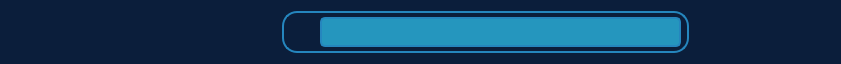
     <widget class="QFrame" name="frm_header">
      <property name="geometry">
       <rect>
        <x>0</x>
        <y>0</y>
        <width>841</width>
        <height>64</height>
       </rect>
      </property>
      <property name="minimumSize">
       <size>
        <width>0</width>
        <height>50</height>
       </size>
      </property>
      <property name="styleSheet">
       <string notr="true">/* FRAME STYLE */

QFrame{
	background-color:#0b1e3b;
	border-top-left-radius: 15px;
	border-top-right-radius: 15px;
	border-bottom-left-radius: 0px;
	border-bottom-right-radius: 00-px;
}

/* BUTTON STYLE */
QPushButton{
	background-color: #0b1e3b;
	color: #2596be;
	border-radius: 5px;
	padding: 8px 10px; /* Adjust the padding for the pop-up effect */
	box-shadow: 2px 2px 5px rgba(0, 0, 0, 0.2); /* Add a box shadow for the pop-up effect */
}

QPushButton:hover{
	background-color: qlineargradient(spread:pad, x1:0, y1:0.505682, x2:1, y2:0.477, stop:0 rgba(37, 150, 190, 200), stop:1 rgba(85, 98, 112, 226));
}

QPushButton:pressed{
	padding-left: 8px;
	padding-top: 10px;
	background-color: rgba(105, 118, 132, 200);
	box-shadow: none; /* Remove the box shadow when pressed */
}

QLineEdit{
color:#0b1e3b;;
background-color:#2596be;
border-radius: 5px;
border:2px solid #2586be;

}



</string>
      </property>
      <property name="frameShape">
       <enum>QFrame::StyledPanel</enum>
      </property>
      <property name="frameShadow">
       <enum>QFrame::Raised</enum>
      </property>
      <layout class="QHBoxLayout" name="horizontalLayout_4">
       <item>
        <widget class="QFrame" name="frm_contact_info">
         <property name="styleSheet">
          <string notr="true"/>
         </property>
         <property name="frameShape">
          <enum>QFrame::StyledPanel</enum>
         </property>
         <property name="frameShadow">
          <enum>QFrame::Raised</enum>
         </property>
         <layout class="QHBoxLayout" name="horizontalLayout_3">
          <property name="spacing">
           <number>0</number>
          </property>
          <property name="leftMargin">
           <number>5</number>
          </property>
          <property name="topMargin">
           <number>0</number>
          </property>
          <property name="rightMargin">
           <number>0</number>
          </property>
          <property name="bottomMargin">
           <number>0</number>
          </property>
          <item>
           <widget class="QPushButton" name="btn_github">
            <property name="sizePolicy">
             <sizepolicy hsizetype="Minimum" vsizetype="Fixed">
              <horstretch>0</horstretch>
              <verstretch>0</verstretch>
             </sizepolicy>
            </property>
            <property name="minimumSize">
             <size>
              <width>65</width>
              <height>45</height>
             </size>
            </property>
            <property name="maximumSize">
             <size>
              <width>65</width>
              <height>45</height>
             </size>
            </property>
            <property name="cursor">
             <cursorShape>PointingHandCursor</cursorShape>
            </property>
            <property name="text">
             <string/>
            </property>
            <property name="icon">
             <iconset resource="Icons/bookstore.qrc">
              <normaloff>:/Icons/github.svg</normaloff>:/Icons/github.svg</iconset>
            </property>
            <property name="iconSize">
             <size>
              <width>40</width>
              <height>40</height>
             </size>
            </property>
           </widget>
          </item>
          <item>
           <widget class="QPushButton" name="btn_linkedin">
            <property name="sizePolicy">
             <sizepolicy hsizetype="Minimum" vsizetype="Fixed">
              <horstretch>0</horstretch>
              <verstretch>0</verstretch>
             </sizepolicy>
            </property>
            <property name="minimumSize">
             <size>
              <width>65</width>
              <height>45</height>
             </size>
            </property>
            <property name="maximumSize">
             <size>
              <width>65</width>
              <height>45</height>
             </size>
            </property>
            <property name="cursor">
             <cursorShape>PointingHandCursor</cursorShape>
            </property>
            <property name="text">
             <string/>
            </property>
            <property name="icon">
             <iconset resource="Icons/bookstore.qrc">
              <normaloff>:/Icons/linkedin.svg</normaloff>:/Icons/linkedin.svg</iconset>
            </property>
            <property name="iconSize">
             <size>
              <width>40</width>
              <height>40</height>
             </size>
            </property>
           </widget>
          </item>
          <item>
           <widget class="QPushButton" name="btn_cv">
            <property name="minimumSize">
             <size>
              <width>65</width>
              <height>45</height>
             </size>
            </property>
            <property name="maximumSize">
             <size>
              <width>65</width>
              <height>45</height>
             </size>
            </property>
            <property name="cursor">
             <cursorShape>PointingHandCursor</cursorShape>
            </property>
            <property name="text">
             <string/>
            </property>
            <property name="icon">
             <iconset resource="Icons/bookstore.qrc">
              <normaloff>:/Icons/paperclip.svg</normaloff>:/Icons/paperclip.svg</iconset>
            </property>
            <property name="iconSize">
             <size>
              <width>40</width>
              <height>40</height>
             </size>
            </property>
           </widget>
          </item>
          <item>
           <widget class="QPushButton" name="btn_email">
            <property name="minimumSize">
             <size>
              <width>65</width>
              <height>45</height>
             </size>
            </property>
            <property name="maximumSize">
             <size>
              <width>65</width>
              <height>45</height>
             </size>
            </property>
            <property name="cursor">
             <cursorShape>PointingHandCursor</cursorShape>
            </property>
            <property name="text">
             <string/>
            </property>
            <property name="icon">
             <iconset resource="Icons/bookstore.qrc">
              <normaloff>:/Icons/mail.svg</normaloff>:/Icons/mail.svg</iconset>
            </property>
            <property name="iconSize">
             <size>
              <width>40</width>
              <height>40</height>
             </size>
            </property>
           </widget>
          </item>
         </layout>
        </widget>
       </item>
       <item>
        <widget class="QFrame" name="frm_search">
         <property name="styleSheet">
          <string notr="true">QFrame{
border-radius: 15px;
border:2px solid #2586be;
}
</string>
         </property>
         <property name="frameShape">
          <enum>QFrame::StyledPanel</enum>
         </property>
         <property name="frameShadow">
          <enum>QFrame::Raised</enum>
         </property>
         <layout class="QHBoxLayout" name="horizontalLayout">
          <property name="spacing">
           <number>3</number>
          </property>
          <property name="leftMargin">
           <number>3</number>
          </property>
          <property name="topMargin">
           <number>0</number>
          </property>
          <property name="rightMargin">
           <number>6</number>
          </property>
          <property name="bottomMargin">
           <number>0</number>
          </property>
          <item>
           <widget class="QLabel" name="lbl_icon_search">
            <property name="minimumSize">
             <size>
              <width>30</width>
              <height>30</height>
             </size>
            </property>
            <property name="maximumSize">
             <size>
              <width>30</width>
              <height>30</height>
             </size>
            </property>
            <property name="styleSheet">
             <string notr="true">border-radius: 0px;
border:0px solid #2586be;

</string>
            </property>
            <property name="text">
             <string/>
            </property>
            <property name="pixmap">
             <pixmap resource="Icons/bookstore.qrc">:/Icons/search.svg</pixmap>
            </property>
            <property name="scaledContents">
             <bool>true</bool>
            </property>
           </widget>
          </item>
          <item>
           <widget class="QLineEdit" name="lineEdit_search">
            <property name="minimumSize">
             <size>
              <width>0</width>
              <height>30</height>
             </size>
            </property>
            <property name="font">
             <font>
              <pointsize>10</pointsize>
              <weight>75</weight>
              <bold>true</bold>
             </font>
            </property>
            <property name="text">
             <string/>
            </property>
           </widget>
          </item>
         </layout>
        </widget>
       </item>
       <item>
        <widget class="QFrame" name="frm_utility">
         <property name="styleSheet">
          <string notr="true"/>
         </property>
         <property name="frameShape">
          <enum>QFrame::StyledPanel</enum>
         </property>
         <property name="frameShadow">
          <enum>QFrame::Raised</enum>
         </property>
         <layout class="QHBoxLayout" name="horizontalLayout_2">
          <property name="spacing">
           <number>0</number>
          </property>
          <property name="leftMargin">
           <number>0</number>
          </property>
          <property name="topMargin">
           <number>0</number>
          </property>
          <property name="rightMargin">
           <number>5</number>
          </property>
          <property name="bottomMargin">
           <number>0</number>
          </property>
          <item>
           <widget class="QPushButton" name="btn_minimize">
            <property name="minimumSize">
             <size>
              <width>65</width>
              <height>45</height>
             </size>
            </property>
            <property name="maximumSize">
             <size>
              <width>65</width>
              <height>45</height>
             </size>
            </property>
            <property name="cursor">
             <cursorShape>PointingHandCursor</cursorShape>
            </property>
            <property name="text">
             <string/>
            </property>
            <property name="icon">
             <iconset resource="Icons/bookstore.qrc">
              <normaloff>:/Icons/chevron-down.svg</normaloff>:/Icons/chevron-down.svg</iconset>
            </property>
            <property name="iconSize">
             <size>
              <width>40</width>
              <height>40</height>
             </size>
            </property>
           </widget>
          </item>
          <item>
           <widget class="QPushButton" name="btn_close">
            <property name="minimumSize">
             <size>
              <width>65</width>
              <height>45</height>
             </size>
            </property>
            <property name="maximumSize">
             <size>
              <width>65</width>
              <height>45</height>
             </size>
            </property>
            <property name="cursor">
             <cursorShape>PointingHandCursor</cursorShape>
            </property>
            <property name="text">
             <string/>
            </property>
            <property name="icon">
             <iconset resource="Icons/bookstore.qrc">
              <normaloff>:/Icons/x.svg</normaloff>:/Icons/x.svg</iconset>
            </property>
            <property name="iconSize">
             <size>
              <width>40</width>
              <height>40</height>
             </size>
            </property>
           </widget>
          </item>
         </layout>
        </widget>
       </item>
      </layout>
     </widget>
